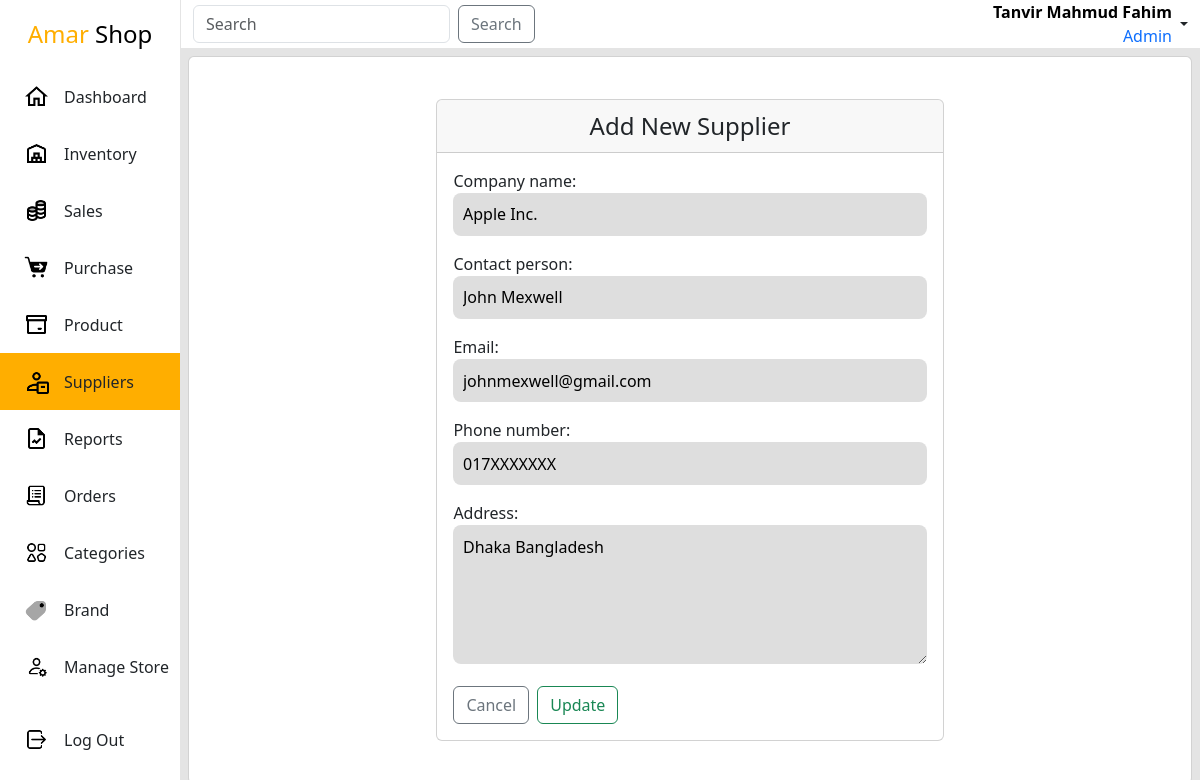
/admin-panel/suppliers/supplier/1/update/ (signed in), run on the app's committed database.
### app/models.py (models this page shows, shortened)
class User(AbstractBaseUser, PermissionsMixin):
    email = models.EmailField(max_length=255, unique=True)
    first_name = models.CharField(max_length=255)
    last_name = models.CharField(max_length=255, blank=True, null=True)
    is_active = models.BooleanField(default=True)
    is_staff = models.BooleanField(default=False)
    profile_pic = models.ImageField(upload_to=profile_image_path, null=True, blank=True)
    objects = UserManager()
    USERNAME_FIELD = 'email'
    REQUIRED_FIELDS = ['first_name', 'last_name']

class Supplier(models.Model):
    company_name = models.CharField(max_length=255)
    contact_person = models.CharField(max_length=255)
    email = models.EmailField(unique=True)
    phone_number = models.CharField(max_length=20)
    address = models.TextField()
    created_at = models.DateTimeField(auto_now_add=True)
    class Meta:
        ordering = ['created_at']

### app/views.py (the view)
# urls.py: path('suppliers/supplier/<int:pk>/update/',SupplierUpdateView.as_view(), name='supplier-update'),
class SupplierUpdateView(SuperuserRequiredMixin,UpdateView):
    model = Supplier
    form_class = SupplierForm
    context_object_name = 'supplier'
    template_name = 'suppliers/supplierUpdate.html'
    success_url = reverse_lazy('supplier-list')

### app/forms.py
class SupplierForm(forms.ModelForm):
    class Meta:
        model = Supplier
        fields = '__all__'
        widgets = {
            'address': forms.Textarea(attrs={'rows': 5}),
        }

### app/views.py (called while the page is built)
    def test_func(self):
        if self.request.user.is_superuser:
            return self.request.user.is_superuser
        if self.request.user.is_staff:
            return self.request.user.is_staff

### templates/suppliers/supplierUpdate.html (shortened to what this page needs)
{% extends "Layout.html" %}
{% load static %}
{%block link%}
    <link rel="stylesheet" href="{%static 'css/suppliers.css'%}">
{%endblock link%}
{%block main%}
<div class="supplier p-2">
    <div class="card height-100">
        <div class="d-flex justify-content-center align-items-center height-100">
            <div class="card">
                <div class="card-header fs-4 text-center">Add New Supplier</div>
                <div class="card-body">
                    <form method="post" enctype="multipart/form-data">
                        {{form.as_p}}
                        <div class="width-100 mt-3 d-flex align-items-center">
                            <a class="btn btn-outline-secondary" href="{%url 'supplier-list'%}">Cancel</a>
                            <button class="btn btn-outline-success ms-2" type="submit">Update</button>
                        </div>
                    </form>
                </div>
            </div>
        </div>
    </div>
</div>
{%endblock main%}

### templates/Layout.html (shortened to what this page needs)
<!DOCTYPE html>
{% load static %}
<html lang="en">
<head>
    {% load bootstrap5 %}
    {% bootstrap_css %}
    {%block link%}{%endblock link%}
    <link rel="stylesheet" href="{% static 'css/layout.css'%}">
</head>
<body>
    <div class="mother-div">
        <div class="sidebar">
            <div class="upper">
                <div class="branding">
                    <a href="{%url 'dashboard'%}">
                        <span class="gedget">Amar</span> Shop
                    </a>
                </div>
                <ul class="navList">
                    <li class="navItem">
                        <a href="{%url 'dashboard'%}">
                            <img src="{%static 'icons/nav/home.png'%}" width="25" alt="Dashboard"/>
                            <div class="navtitle">Dashboard</div>
                        </a>
                    </li>
                    <li class="navItem">
                        <a href="{%url 'inventory-list'%}" >
                            <img src="{%static 'icons/nav/inventory.png'%}" width="25" alt="Inventory"/>
                            <div class="navtitle">Inventory</div>
                        </a>
                    </li>
                    <li class="navItem">
                        <a href="{%url 'sales-list'%}" >
                            <img src="{%static 'icons/nav/sales.png'%}" width="25" alt="Inventory"/>
                            <div class="navtitle">Sales</div>
                        </a>
                    </li>
                    <li class="navItem">
                        <a href="{%url 'purchase-list'%}" >
                            <img src="{%static 'icons/nav/purchase.png'%}" width="25" alt="Inventory"/>
                            <div class="navtitle">Purchase</div>
                        </a>
                    </li>
                    <li class="navItem">
                        <a href="{%url 'product-list'%}">
                            <img src="{%static 'icons/nav/product.png'%}" width="25" alt="Orders"/>
                            <div class="navtitle">Product</div>
                        </a>
                    </li>
                    <li class="navItem">
                        <a href="{%url 'supplier-list'%}">
                            <img src="{%static 'icons/nav/suppliers.png'%}" width="25" alt="Suppliers"/>
                            <div class="navtitle">Suppliers</div>
                        </a>
                    </li>
                    <li class="navItem">
                        <a href="{%url 'reports'%}">
                            <img src="{%static 'icons/nav/reports.png'%}" width="25" alt="Reports"/>
                            <div class="navtitle">Reports</div>
                        </a>
                    </li>
                    <li class="navItem">
                        <a href="{%url 'orders'%}">
                            <img src="{%static 'icons/nav/orders.png'%}" width="25" alt="Orders"/>
                            <div class="navtitle">Orders</div>
                        </a>
                    </li>
                    <li class="navItem">
                        <a href="{%url 'category-list'%}">
                            <img src="{%static 'icons/nav/category.png'%}" width="25" alt="Orders"/>
                            <div class="navtitle">Categories</div>
                        </a>
                    </li>
                    <li class="navItem">
                        <a href="{%url 'brand-list'%}">
                            <img src="{%static 'icons/nav/brand.png'%}" width="25" alt="Orders"/>
                            <div class="navtitle">Brand</div>
                        </a>
                    </li>
                    <li class="navItem">
                        <a href="{%url 'manage'%}">
                            <img src="{%static 'icons/nav/manage.png'%}" width="25" alt="Manage_Store"/>
                            <div class="navtitle">Manage Store</div>
                        </a>
                    </li>
                </ul>
            </div>
            <div class="lower">
                <ul class="navList">
                    <li class="navItem">
                        <a href="{%url 'admin-logout'%}">
                            <img src="{%static 'icons/nav/logout.png'%}" width="25" alt="Logout"/>
                            <div class="navtitle">Log Out</div>
                        </a>
                    </li>
                </ul>
            </div>
        </div>
        <div class="content">
            <nav class="navbar navbar-light navbar-w bg-white p-0">
                <div class="container-fluid">
                    <form class="d-flex">
                        <input class="form-control me-2" type="search" placeholder="Search" aria-label="Search">
                        <button class="btn btn-outline-secondary" type="submit">Search</button>
                    </form>
                    <div class="nav-item dropdown">
                        <a class="nav-link dropdown-toggle d-flex align-items-center" href="#" id="navbarDropdownMenuLink" role="button" data-bs-toggle="dropdown" aria-expanded="false">
                            <div class="text-end text-black me-1">
                                <div class="fw-bold">{{request.user.first_name}} {{request.user.last_name}}</div>
                                {%if request.user.is_superuser%}
                                <div class="text-primary">Admin</div>
                                {%elif request.user.is_staff%}
                                <div class="text-primary">Staff Member</div>
                                {%endif%}
                            </div>
                        </a>
                    </div>
                </div>
            </nav>
            <div class="main-content">
                {%block main%}
                {%endblock main%}
            </div>
        </div>
    </div>
</body>
</html>

### static/css/suppliers.css (style rules this page uses)
.supplier { width: 100%; height: 100%; overflow: scroll; }
ul { list-style-type: none; padding: 0; }
.height-100 { height: 100%; }
.width-100 { width: 100%; }

### static/css/layout.css (style rules this page uses)
* { padding: 0; margin: 0; box-sizing: border-box; }
a { text-decoration: none; color: black; }
.mother-div { width: 100vw; height: 100vh; background: rgb(228, 228, 228); display: flex; justify-content: space-between; }
.sidebar { width: 15vw; height: 100%; background: white; display: flex; flex-direction: column; justify-content: space-between; align-items: center; }
.upper { width: 100%; height: auto; }
.branding { width: 100%; text-align: center; padding: 1rem 0; font-size: 1.5rem; }
.branding a { text-decoration: none; }
.gedget { color: rgb(255, 174, 0); }
.navList { list-style-type: none; margin: 0; padding: 0; overflow: hidden; }
.navItem { width: 100%; display: flex; align-items: center; transition: all .300s ease; }
.navItem a { text-decoration: none; width: 100%; height: 100%; padding: 1rem 0; padding-left: 1.5rem; display: flex; align-items: center; color: inherit; }
.navtitle { margin-left: 15px; }
.lower { width: 100%; height: auto; padding-bottom: 2rem; }
.content { width: 85vw; height: 100vh; }
.navbar-w { width: 100%; border-left: 1px solid rgb(228, 228, 228); }
.selected { background: rgb(255, 174, 0); }
.main-content { width: 100%; height: 93%; }
input, select,textarea { width: 100%; padding: .6rem; border: none; border-radius: 8px; background-color: rgba(218, 218, 218, 0.878); }

### data on the page
User: user.first_name "Tanvir Mahmud", user.last_name "Fahim"
Supplier: company_name "Apple Inc.", contact_person "John Mexwell", email "johnmexwell@gmail.com", phone_number "017XXXXXXX", address "Dhaka Bangladesh"
